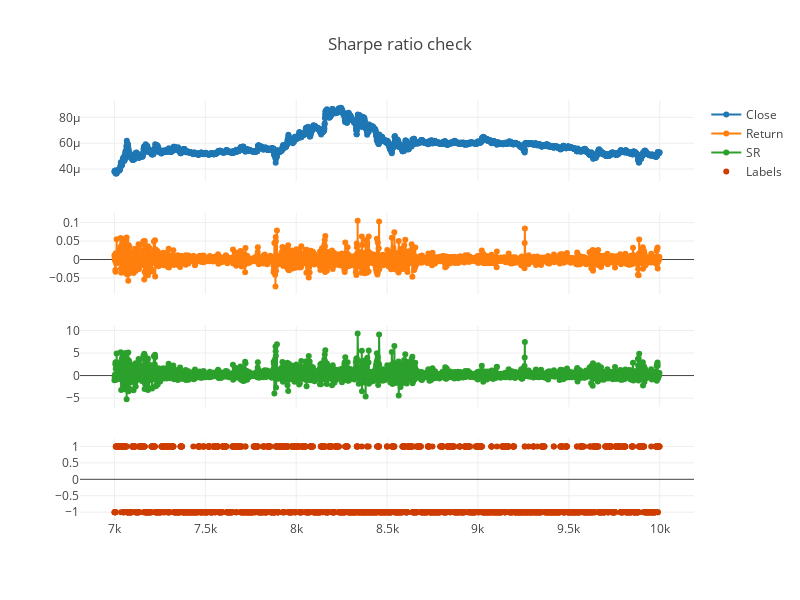

The code cell stored with this chart in its notebook:
### Markdown cell above
# ADABTC graph

### Code cell
vis_ob.vis_sharpe_ratio(sr1)

### Figure 1 — Plotly figure (JSON) as saved in the notebook; plotly's stock layout.template omitted (floating-point values rounded to 4 significant figures; data arrays with more than 128 entries replaced by an {"elided": "..."} marker saying what was removed)
{"data": [{"mode": "lines+markers", "name": "Close", "type": "scatter", "uid": "89260a49-267f-4146-990b-dfea548b55ac", "x": {"elided": "3000 int values"}, "xaxis": "x", "y": {"elided": "3000 float values"}, "yaxis": "y"}, {"mode": "lines+markers", "name": "Return", "type": "scatter", "uid": "478f4043-458c-4261-b8a9-cd41a84d8c74", "x": {"elided": "3000 int values"}, "xaxis": "x", "y": {"elided": "3000 float values"}, "yaxis": "y2"}, {"mode": "lines+markers", "name": "SR", "type": "scatter", "uid": "28da575b-5549-4c85-9538-e2b86625f071", "x": {"elided": "3000 int values"}, "xaxis": "x", "y": {"elided": "3000 float values"}, "yaxis": "y3"}, {"marker": {"color": "rgb(206, 61, 0)"}, "mode": "markers", "name": "Labels", "type": "scatter", "uid": "a98cee97-d1ff-4e22-9cae-c3cf7500a259", "x": {"elided": "3000 int values"}, "xaxis": "x", "y": {"elided": "3000 int values"}, "yaxis": "y4"}], "layout": {"height": 600, "title": {"text": "Sharpe ratio check"}, "width": 800, "xaxis": {"anchor": "y4", "domain": [0, 1]}, "yaxis": {"anchor": "free", "domain": [0.8063, 1], "position": 0}, "yaxis2": {"anchor": "free", "domain": [0.5375, 0.7312], "position": 0}, "yaxis3": {"anchor": "free", "domain": [0.2687, 0.4625], "position": 0}, "yaxis4": {"anchor": "x", "domain": [0, 0.1938]}}}
